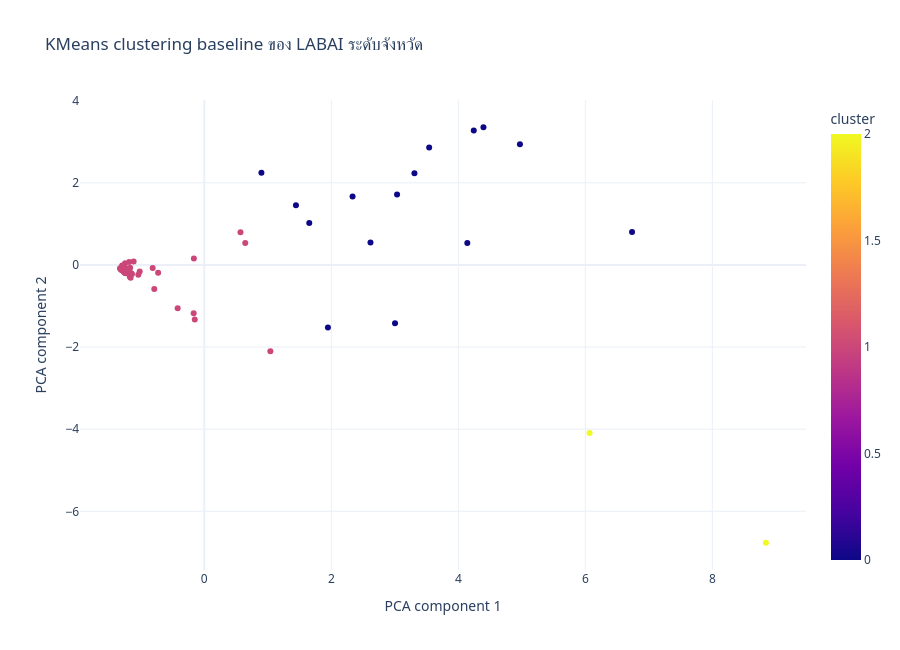

Write notebook code for a chart like this one.
### Markdown cell above
## สร้าง Plotly clustering chart สำหรับ HTML report

กราฟ interactive นี้แสดงผล PCA เดียวกับกราฟ static และใช้สำหรับทบทวน cluster profile ใน HTML

### Code cell
cluster_plotly_figure = px.scatter(
    modeling_df,
    x="pca_component_1",
    y="pca_component_2",
    color="cluster_id",
    hover_name=PROVINCE_COLUMN,
    title="KMeans clustering baseline ของ LABAI ระดับจังหวัด",
    labels={
        "pca_component_1": "PCA component 1",
        "pca_component_2": "PCA component 2",
        "cluster_id": "cluster",
    },
)
cluster_plotly_figure.update_layout(
    template="plotly_white",
    height=650,
    font={"family": "Sarabun, system-ui, sans-serif"},
    hoverlabel={"font": {"family": "Sarabun, system-ui, sans-serif"}},
)

### Figure 1 — Plotly figure (JSON) as saved in the notebook; plotly's stock layout.template omitted (floating-point values rounded to 4 significant figures)
{"data": [{"hovertemplate": "<b>%{hovertext}</b><br><br>PCA component 1=%{x}<br>PCA component 2=%{y}<br>cluster=%{marker.color}<extra></extra>", "hovertext": ["กรุงเทพมหานคร", "สมุทรปราการ", "นนทบุรี", "ปทุมธานี", "พระนครศรีอยุธยา", "อ่างทอง", "ลพบุรี", "สิงห์บุรี", "ชัยนาท", "สระบุรี", "ชลบุรี", "ระยอง", "จันทบุรี", "ตราด", "ฉะเชิงเทรา", "ปราจีนบุรี", "นครนายก", "สระแก้ว", "นครราชสีมา", "บุรีรัมย์", "สุรินทร์", "ศรีสะเกษ", "อุบลราชธานี", "ยโสธร", "ชัยภูมิ", "อำนาจเจริญ", "หนองบัวลำภู", "ขอนแก่น", "อุดรธานี", "เลย", "หนองคาย", "มหาสารคาม", "ร้อยเอ็ด", "กาฬสินธุ์", "สกลนคร", "นครพนม", "มุกดาหาร", "เชียงใหม่", "ลำพูน", "ลำปาง", "อุตรดิตถ์", "แพร่", "น่าน", "พะเยา", "เชียงราย", "แม่ฮ่องสอน", "นครสวรรค์", "อุทัยธานี", "กำแพงเพชร", "ตาก", "สุโขทัย", "พิษณุโลก", "พิจิตร", "เพชรบูรณ์", "ราชบุรี", "กาญจนบุรี", "สุพรรณบุรี", "นครปฐม", "สมุทรสาคร", "สมุทรสงคราม", "เพชรบุรี", "ประจวบคีรีขันธ์", "นครศรีธรรมราช", "กระบี่", "พังงา", "ภูเก็ต", "สุราษฎร์ธานี", "ระนอง", "ชุมพร", "สงขลา", "สตูล", "ตรัง", "พัทลุง", "ปัตตานี", "ยะลา", "นราธิวาส", "บึงกาฬ"], "legendgroup": "", "marker": {"color": [0, 1, 1, 1, 1, 1, 1, 0, 0, 1, 0, 0, 1, 1, 0, 1, 1, 1, 1, 1, 1, 1, 1, 1, 1, 1, 1, 0, 1, 1, 1, 1, 1, 0, 1, 0, 1, 0, 2, 1, 1, 1, 1, 1, 2, 0, 1, 1, 1, 0, 1, 1, 1, 1, 0, 0, 1, 0, 1, 1, 1, 1, 1, 1, 1, 1, 1, 1, 1, 1, 1, 1, 1, 1, 1, 1, 1], "coloraxis": "coloraxis", "symbol": "circle"}, "mode": "markers", "name": "", "orientation": "v", "showlegend": false, "type": "scatter", "x": [4.395, -0.8131, -0.727, -0.4196, -1.017, -1.29, -1.161, 0.8991, 1.653, -1.164, 4.243, 3.035, -1.146, -1.308, 3.54, -1.158, -0.1675, 1.04, -0.1502, -1.234, -1.207, -1.113, 0.6447, -1.256, -1.248, -1.308, -1.321, 2.335, -1.168, -1.263, -1.263, -1.284, -1.247, 4.97, -1.284, 6.735, -1.327, 3.309, 6.066, -1.226, -1.287, -1.296, -1.25, -1.256, 8.844, 1.443, -1.226, -1.265, -1.308, 3.003, -1.302, 0.5694, -1.265, -1.14, 4.141, 1.946, -0.7879, 2.616, -1.039, -1.25, -1.241, -1.213, -0.1641, -1.302, -1.293, -1.284, -1.259, -1.287, -1.29, -1.184, -1.314, -1.296, -1.321, -1.263, -1.302, -1.173, -1.302], "xaxis": "x", "y": [3.353, -0.07295, -0.189, -1.057, -0.1571, -0.1341, -0.311, 2.242, 1.021, -0.1909, 3.273, 1.716, -0.2138, -0.1085, 2.861, -0.2031, -1.175, -2.101, -1.33, -0.2056, -0.1217, 0.08309, 0.5355, -0.05977, 0.03865, -0.1057, -0.09228, 1.663, -0.06795, -0.05861, -0.05584, -0.1381, -0.195, 2.936, -0.1353, 0.8023, -0.0828, 2.235, -4.096, -0.1044, -0.02069, -0.1219, -0.0748, -0.06254, -6.766, 1.455, -0.1044, -0.1665, -0.1085, -1.422, -0.1152, 0.7954, -0.1637, -0.2205, 0.5365, -1.523, -0.5851, 0.5435, -0.2365, -0.06925, -0.1989, -0.115, 0.1571, -0.1179, -0.01398, -0.1381, -0.176, -0.02346, -0.1314, 0.07116, -0.09898, -0.1191, -0.09228, -0.05584, -0.1152, -0.2865, -0.1124], "yaxis": "y"}], "layout": {"coloraxis": {"colorbar": {"title": {"text": "cluster"}}, "colorscale": [[0.0, "#0d0887"], [0.1111, "#46039f"], [0.2222, "#7201a8"], [0.3333, "#9c179e"], [0.4444, "#bd3786"], [0.5556, "#d8576b"], [0.6667, "#ed7953"], [0.7778, "#fb9f3a"], [0.8889, "#fdca26"], [1.0, "#f0f921"]]}, "font": {"family": "Sarabun, system-ui, sans-serif"}, "height": 650, "hoverlabel": {"font": {"family": "Sarabun, system-ui, sans-serif"}}, "legend": {"tracegroupgap": 0}, "title": {"text": "KMeans clustering baseline ของ LABAI ระดับจังหวัด"}, "xaxis": {"anchor": "y", "domain": [0.0, 1.0], "title": {"text": "PCA component 1"}}, "yaxis": {"anchor": "x", "domain": [0.0, 1.0], "title": {"text": "PCA component 2"}}}}
